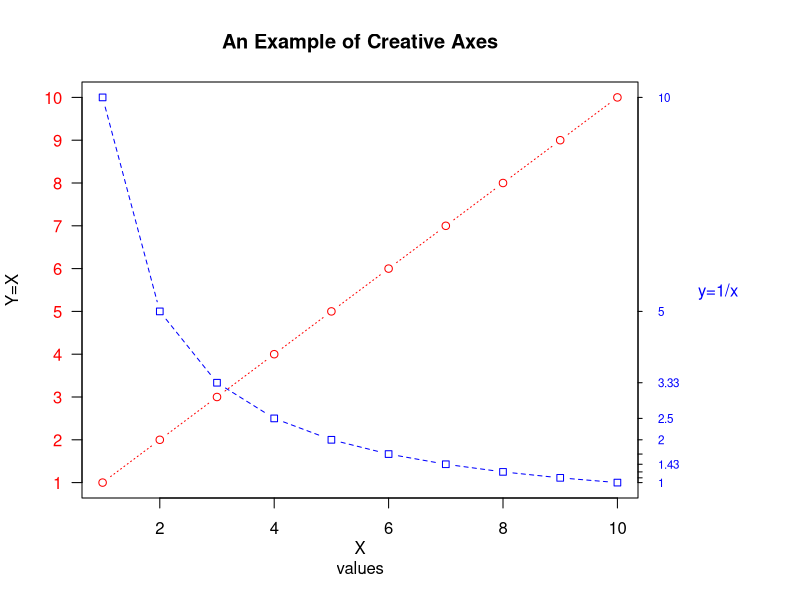

Write the R code that produced this figure.
x <- c(1:10); y <- x; z <- 10/x
par(mar=c(5, 4, 4, 8) + 0.1)
plot(x, y,type="b", pch=21, col="red", yaxt="n", lty=3, xlab="", ylab="")
lines(x, z, type="b", pch=22, col="blue", lty=2)
axis(2, at=x,labels=x, col.axis="red", las=2)
axis(4, at=z,labels=round(z,digits=2),col.axis="blue", las=2, cex.axis=0.7, tck=-.01)
mtext("y=1/x", side=4, line=3, cex.lab=1,las=2, col="blue")
title("An Example of Creative Axes", xlab="X
values", ylab="Y=X")